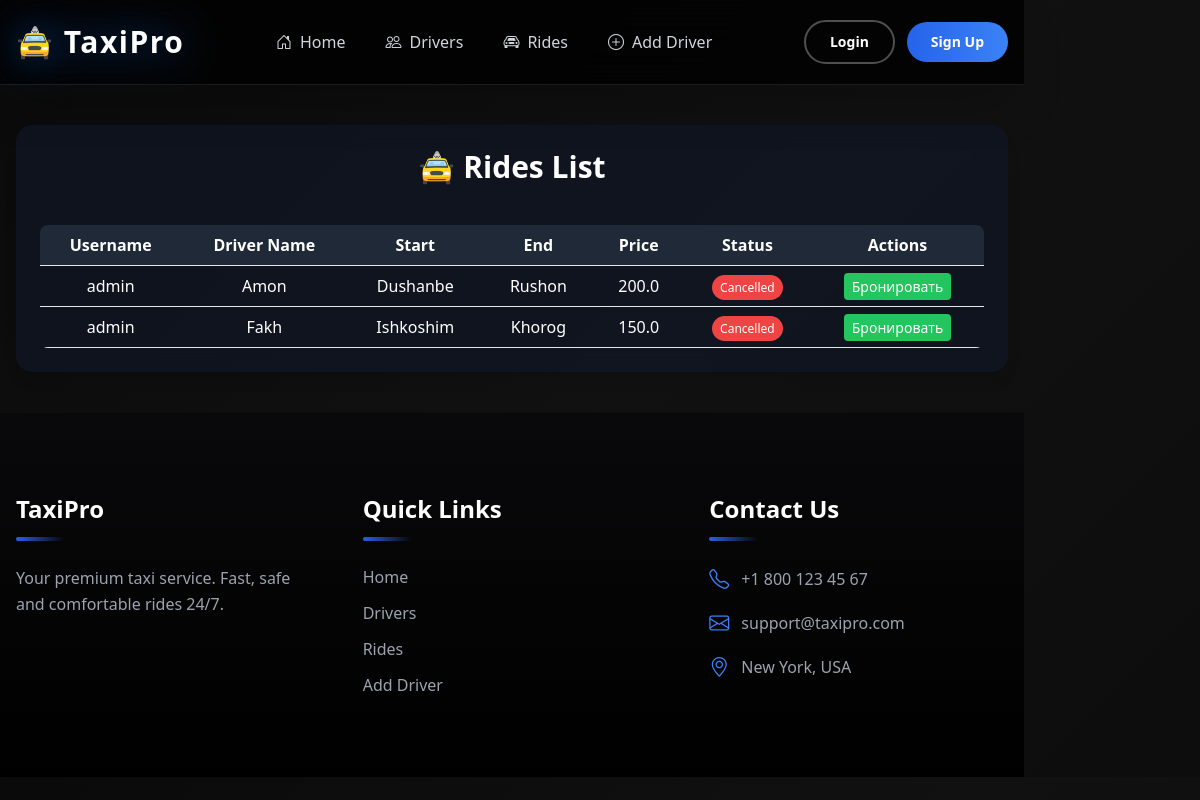
/rides/, run on an earlier commit of the app's database.
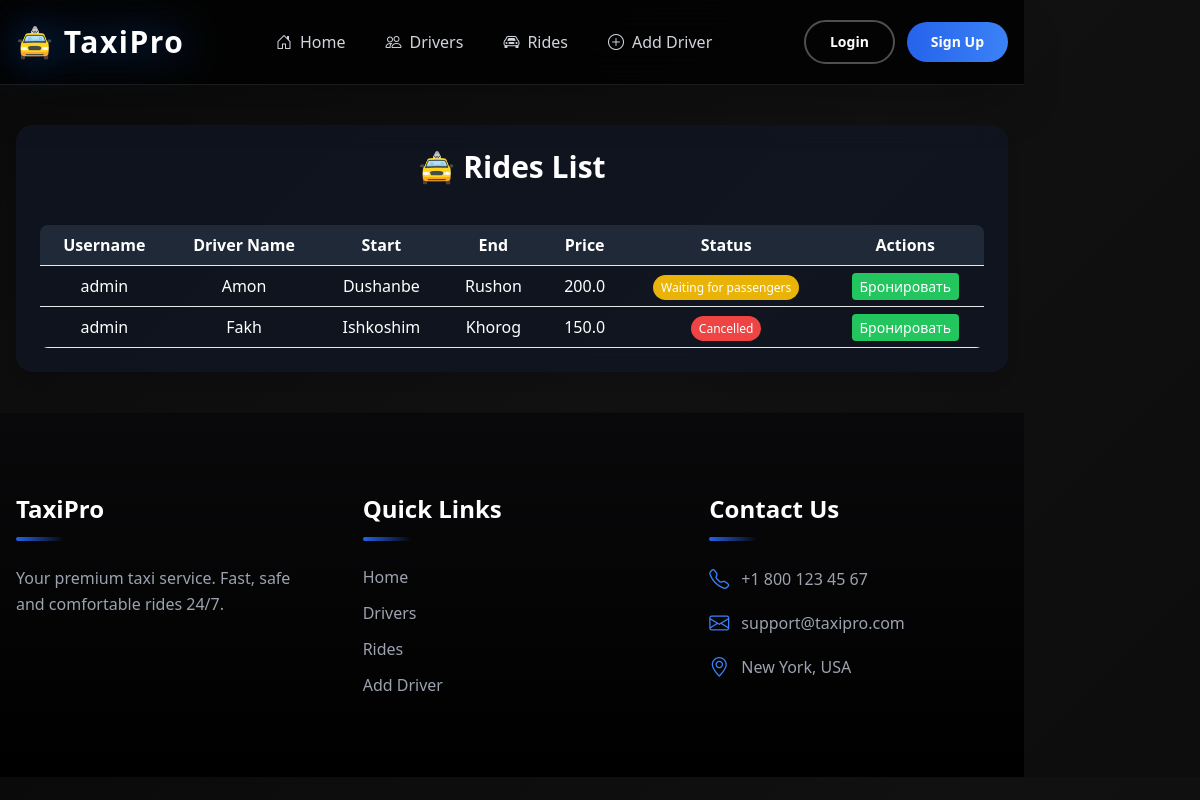
And on a later commit of the database.
### rides/models.py (models this page shows, shortened)
class Rides(models.Model):
    user = models.ForeignKey(User, on_delete=models.CASCADE)
    driver = models.ForeignKey(Drivers, on_delete=models.CASCADE)
    start_location = models.CharField(max_length=255)
    end_location = models.CharField(max_length=255)
    distance_km = models.FloatField()
    price = models.FloatField()
    status = models.CharField(
        max_length=20,
        choices=[('in process', 'In Process'), ('completed', 'Completed'), ('cancelled', 'Cancelled')],
        default='in process'
    )
    seat_number = models.PositiveSmallIntegerField(default=1)  # 1, 2, 3, 4
    created_at = models.DateTimeField(auto_now_add=True)

### accounts/models.py (models this page shows)
class CustomUser(AbstractUser):
    pass

### drivers/models.py (models this page shows, shortened)
class Drivers(models.Model):
    image = models.ImageField(upload_to='driver_images/', null=True, blank=True)
    name = models.CharField(max_length=100)
    phone_number = models.CharField(max_length=15)
    car_model = models.CharField(max_length=100)
    car_number = models.CharField(max_length=20)
    car_photo = models.ImageField(upload_to='car_images/', null=True, blank=True)
    rating = models.FloatField(default=5.0)
    status = models.BooleanField(default=True)
    created_at = models.DateTimeField(auto_now=True)

### rides/views.py (the view)
# urls.py: path("", ride_list, name="ride_list"),
def ride_list(request):
    rides = Rides.objects.all()
    start = request.GET.get('start_location')
    end = request.GET.get('end_location')
    status = request.GET.get('status')
    if start:
        rides = rides.filter(start_location__icontains=start)
    if end:
        rides = rides.filter(end_location__icontains=end)
    if status in ['Waiting for passangers', 'completed', 'canceled']:
        rides = rides.filter(status=status)
    return render(request, "rides/rides_list.html", {"rides": rides})

### templates/rides/rides_list.html (shortened to what this page needs)
{% extends "base.html" %}
{% block main %}
<div class="container mx-auto py-10 px-4">
    <div class="max-w-6xl mx-auto bg-gray-900 bg-opacity-70 backdrop-blur-md rounded-2xl shadow-lg p-6 animate__animated animate__fadeInUp">
        <h2 class="text-3xl font-bold mb-6 text-center text-white">🚖 Rides List</h2>
        <div class="overflow-x-auto rounded-lg">
            <table class="min-w-full text-white">
                <thead class="bg-gray-800">
                    <tr>
                        <th class="py-2 px-4 border-b">Username</th>
                        <th class="py-2 px-4 border-b">Driver Name</th>
                        <th class="py-2 px-4 border-b">Start</th>
                        <th class="py-2 px-4 border-b">End</th>
                        <th class="py-2 px-4 border-b">Price</th>
                        <th class="py-2 px-4 border-b">Status</th>
                        <th class="py-2 px-4 border-b">Actions</th>
                    </tr>
                </thead>
                <tbody>
                    {% for ride in rides %}
                    <tr class="text-center hover:bg-gray-700 transition-colors duration-200">
                        <td class="py-2 px-4 border-b">{{ ride.user.username }}</td>
                        <td class="py-2 px-4 border-b">{{ ride.driver.name }}</td>
                        <td class="py-2 px-4 border-b">{{ ride.start_location }}</td>
                        <td class="py-2 px-4 border-b">{{ ride.end_location }}</td>
                        <td class="py-2 px-4 border-b">{{ ride.price }}</td>
                        <td class="py-2 px-4 border-b">
                            {% if ride.status == 'completed' %}
                                <span class="px-2 py-1 bg-green-500 text-white rounded-full text-xs">Completed</span>
                            {% elif ride.status == 'in process' %}
                                <span class="px-2 py-1 bg-yellow-500 text-white rounded-full text-xs">Waiting for passengers</span>
                            {% else %}
                                <span class="px-2 py-1 bg-red-500 text-white rounded-full text-xs">Cancelled</span>
                            {% endif %}
                        </td>
                        <td class="py-2 px-4 border-b space-x-2">
                            {% if request.user.is_authenticated %}
                                <a href="{% url 'ride_detail' ride.id %}" class="bg-teal-500 hover:bg-teal-600 text-white px-2 py-1 rounded text-sm">View</a>
                                <a href="{% url 'ride_update' ride.id %}" class="bg-yellow-500 hover:bg-yellow-600 text-white px-2 py-1 rounded text-sm">Edit</a>
                                <a href="{% url 'ride_delete' ride.id %}" class="bg-red-500 hover:bg-red-600 text-white px-2 py-1 rounded text-sm">Delete</a>
                            {% else %}
                                <a href="#" class="bg-green-500 hover:bg-green-600 text-white px-2 py-1 rounded text-sm">Бронировать</a>
                            {% endif %}
                        </td>
                    </tr>
                    {% empty %}
                    <tr>
                        <td colspan="7" class="text-center py-4 text-gray-300">No rides found.</td>
                    </tr>
                    {% endfor %}
                </tbody>
            </table>
        </div>
    </div>
</div>
{% endblock %}

What changed in the data, as far as the page shows it:
changed Rides "Dushanbe": status "Cancelled" → "Waiting for passengers"
